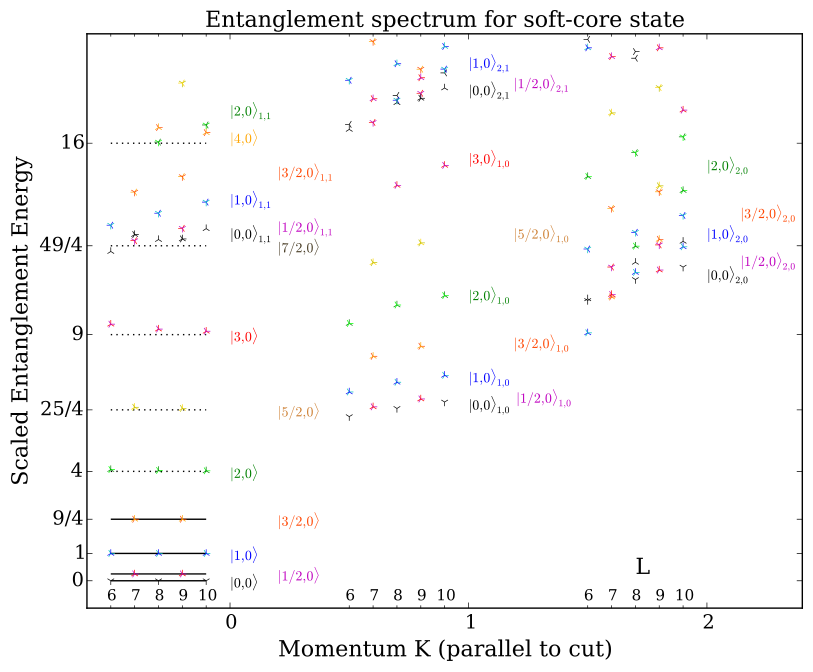

This chart was generated by the following Python code:
# coding: utf-8
from __future__ import division
#import matplotlib
#matplotlib.use('PDF')
from matplotlib.backends.backend_pdf import PdfPages
from DataAnalysis import data
from DataAnalysis import PEPS_plots as pp
import numpy as np
from matplotlib import pyplot as plt
from PEPS import IO_helper as IO
from PEPS import spectra_analyzer as spec
from PEPS.CylinderPEPS import run
from matplotlib.offsetbox import AnchoredOffsetbox, TextArea, DrawingArea, HPacker

from matplotlib import rcParams, ticker
plot_params = {'axes.labelsize': 14,   # 8
               'title.fontsize': 14,   # 8
               'legend.fontsize': 14,  # 8
               'font.size': 14,        # 8
               'xtick.labelsize': 14,  # 8
               'ytick.labelsize': 14,  # 8
               'lines.markersize': 16, # 8
               'savefig.bbox': 'tight',   # tight
               'savefig.pad_inches': 0.1, # 0.1
               # 'text.usetex': True,
               'font.family': 'serif',
               #'text.latex.preamble' : [r'\usepackage{amsmath}'],
               'figure.figsize': (10, 7)}  # (3.5, 2.5) default
rcParams.update(plot_params)
i=10
stri = str(i)
IO.go_to_data_parent('interpolatedboson/a'+stri)
IO.add_to_path()
state = IO.get_state()
Ls = range(6, 11, 1)
L_min, L_max = min(Ls), max(Ls)
shift_func = lambda L: 0.4*(L-L_max-1)/(L_max - L_min)
#shift_func = lambda L: 0

params = IO.Params.kw('LKN', L=Ls, K=[0], N=[0])
for p in params:
    run.create_edge_spectrum(state, p, overwrite=False)

spectrum = pp.load_edge_spectrum(state, Ls)
spectrum = pp.shift_boson_number(spectrum)

spectrum.add_as_prop(pp.energy, val='val')
data_name = 'energy'

pp.shift_and_scale(spectrum, scale=1) #just shift
data_name = 'E'
all_points = list(spectrum.points())

for point in all_points:
    if not point['L']%2:
        point['shifted_E'] = point['E']
    else:
        point['shifted_E'] = 2*point['E']+1/4
data_name = 'shifted_E'
spec_points = spectrum.collect(['K', 'N', 'band'], 'L', data_name)

spec_points.plot_toolbox = data.SpectraPlotTools()
spec_points.plot_toolbox.markers = ['1', '2', '3', '4']
#spec_points.plot_toolbox.markers
spec_points.update_plot_args(title='Edge Spectrum', xlabel='K', ylabel='Energy',
                                  xlim=[-0.6, 2.4], ylim=[-1, 20])
#even_colors = ['k', 'b', 'g', 'r', 'gold', 'orange', 'orangered', 'y','m', 'lime', 'c']    
color_pairs = [('k', 'k'), ('b', 'c'),('g', 'lime'),('r', 'm'),('orange', 'orangered'),('gold', 'y')] 
colors = [c for cp in color_pairs for c in cp]
def color_func(N):
    x=0
    if N<0:
        x=1
    if N%2==0: 
        return abs(N)+x
    else: #
        return abs(N)+1+4+x
        # return 11-abs(N)+x
spec_points.plot_toolbox.colors = colors
spec_points.plot_toolbox.color_func = color_func
fig, spec_ax = spec_points.plot_toolbox.spec_plot(spec_points, data_name,
                                                 shift_func=shift_func)
if i!=10 and i!=0:
    plt.title('Entanglement Spectrum for b=0.'+stri, fontsize=14)
elif i==10:
    plt.title('Entanglement Spectrum for soft-core FBI', fontsize=14)
elif i==0:
    plt.title('Entanglement Spectrum for hard-core FBI', fontsize=14)
plt.ylabel('Energy', fontsize=14)
ax = plt.gca()
Ks = range(0, 3)
ax.set_xticks(Ks)
ax.set_xticks([K+shift_func(L) for K in Ks for L in Ls], minor=True)
ax.set_xticklabels([L for K in Ks for L in Ls], minor=True, fontsize=11)
ax.xaxis.set_tick_params(which='minor', direction='in', pad=-14)
ax.set_yticks([0, 1, 9/4, 4, 25/4, 9, 49/4, 16])
ax.set_yticklabels(['0', '1', '9/4', '4', '25/4', '9', '49/4', '16'])
ax.legend().set_visible(False)
print 'hi'
plt.draw()
hlin1=plt.hlines([0, 1/4, 1, 9/4], shift_func(L_min), shift_func(L_max), colors='k', linestyles='-')
hlin2=plt.hlines([4, 25/4, 9, 49/4, 16], shift_func(L_min), shift_func(L_max), colors='k', linestyles='dotted')
color_pairs = [('k', 'k'), ('b', 'c'),('g', 'lime'),('r', 'm'),('orange', 'orangered'),('gold', 'y')]
texts = []
text = plt.text(0,0,'$|0, 0\\rangle$', fontsize=10, color='k') 
text.remove()
plt.draw()
def pop_text():
    texts[-1].remove()
    plt.draw()
text = plt.text(0,0-0.25,'$|0, 0\\rangle$', fontsize=10, color='k')
texts.append(text)
text = plt.text(0.3,0.25-0.25,'$|1/2, 0\\rangle$', fontsize=10, color='m')
texts.append(text)
pop_text()
text = plt.text(0.2,0.25-0.25,'$|1/2, 0\\rangle$', fontsize=10, color='m')
texts.append(text)
text = plt.text(0,1-0.25,'$|1/2, 0\\rangle$', fontsize=10, color='b')
texts.append(text)
pop_text()
text = plt.text(0,1-0.25,'$|1, 0\\rangle$', fontsize=10, color='b')
texts.append(text)
text = plt.text(0.2, 9/4-0.25,'$|3/2, 0\\rangle$', fontsize=10, color='orangered')
texts.append(text)
text = plt.text(0,4-0.25,'$|2, 0\\rangle$', fontsize=10, color='g')
texts.append(text)
text = plt.text(0.2, 25/4-0.25,'$|5/2, 0\\rangle$', fontsize=10, color='yellow')
texts.append(text)
pop_text()
text = plt.text(0.2, 25/4-0.25,'$|5/2, 0\\rangle$', fontsize=10, color='gold')
texts.append(text)
pop_text()
text = plt.text(0.2, 25/4-0.25,'$|5/2, 0\\rangle$', fontsize=10, color='#FBB117')
texts.append(text)
pop_text()
text = plt.text(0.2, 25/4-0.25,'$|5/2, 0\\rangle$', fontsize=10, color='#CD7F32')
texts.append(text)
text = plt.text(0,9-0.25,'$|3, 0\\rangle$', fontsize=10, color='r')
texts.append(text)
text = plt.text(0.2, 49/4-0.25,'$|7/2, 0\\rangle$', fontsize=10, color='#493D26')
texts.append(text)
text = plt.text(0, 50/4-0.25,'$|0, 0\\rangle_{1, 1}$', fontsize=10, color='k')
texts.append(text)
pop_text()
text = plt.text(0, 51/4-0.25,'$|0, 0\\rangle_{1, 1}$', fontsize=10, color='k')
texts.append(text)
text = plt.text(0, 53/4-0.25,'$|1/2, 0\\rangle_{1, 1}$', fontsize=10, color='m')
texts.append(text)
pop_text()
text = plt.text(0.2, 53/4-0.25,'$|1/2, 0\\rangle_{1, 1}$', fontsize=10, color='m')
texts.append(text)
pop_text()
text = plt.text(0.2, 52/4-0.25,'$|1/2, 0\\rangle_{1, 1}$', fontsize=10, color='m')
texts.append(text)
text = plt.text(0, 57/4-0.25,'$|1, 0\\rangle_{1, 1}$', fontsize=10, color='b')
texts.append(text)
pop_text()
text = plt.text(0, 56/4-0.25,'$|1, 0\\rangle_{1, 1}$', fontsize=10, color='b')
texts.append(text)
text = plt.text(0.2, 60/4-0.25,'$|3/2, 0\\rangle_{1, 1}$', fontsize=10, color='orangered')
texts.append(text)
text = plt.text(0, 65/4-0.25,'$|4, 0\\rangle$', fontsize=10, color='orange')
texts.append(text)
text = plt.text(0, 70/4-0.25,'$|2, 0\\rangle$_{1, 1}', fontsize=10, color='green')
texts.append(text)
pop_text()
text = plt.text(0, 69/4-0.25,'$|2, 0\\rangle_{1, 1}$', fontsize=10, color='green')
texts.append(text)
text = plt.text(1,26/4-0.25,'$|0, 0\\rangle_{1, 0}$', fontsize=10, color='k')
texts.append(text)
text = plt.text(1.2 ,27/4-0.25,'$|1/2, 0\\rangle_{1, 0}$', fontsize=10, color='m')
texts.append(text)
text = plt.text(1,1+26/4-0.25,'$|1, 0\\rangle_{1, 0}$', fontsize=10, color='b')
texts.append(text)
text = plt.text(1.19,9/4+26/4-0.25,'$|3/2, 0\\rangle_{1, 0}$', fontsize=10, color='orangered')
texts.append(text)
text = plt.text(1,4+26/4-0.25,'$|2, 0\\rangle_{1, 0}$', fontsize=10, color='green')
texts.append(text)
text = plt.text(1.19,25/4+26/4-0.25,'$|5/2, 0\\rangle_{1, 0}$', fontsize=10, color='#CD7F32')
texts.append(text)
text = plt.text(1,9+26/4-0.25,'$|3, 0\\rangle_{1, 0}$', fontsize=10, color='r')
texts.append(text)
text = plt.text(1,11.5+26/4-0.25,'$|0, 0\\rangle_{2, 1}$', fontsize=10, color='k')
texts.append(text)
text = plt.text(1.19,11.5+1/4+26/4-0.25,'$|1/2, 0\\rangle_{2, 1}$', fontsize=10, color='m')
texts.append(text)
text = plt.text(1,11.5+1+26/4-0.25,'$|1, 0\\rangle_{2, 1}$', fontsize=10, color='b')
texts.append(text)
text = plt.text(1,11-0.25,'$|0, 0\\rangle_{2, 0}$', fontsize=10, color='k')
texts.append(text)
pop_text()
text = plt.text(2,11.25-0.25,'$|0, 0\\rangle_{2, 0}$', fontsize=10, color='k')
texts.append(text)
text = plt.text(2.2,1/4+11.25-0.25,'$|1/2, 0\\rangle_{2, 0}$', fontsize=10, color='m')
texts.append(text)
pop_text()
text = plt.text(2.18,2/4+11.25-0.25,'$|1/2, 0\\rangle_{2, 0}$', fontsize=10, color='m')
texts.append(text)
pop_text()
text = plt.text(2.16,2/4+11.25-0.25,'$|1/2, 0\\rangle_{2, 0}$', fontsize=10, color='m')
texts.append(text)
pop_text()
text = plt.text(2.15,2/4+11.25-0.25,'$|1/2, 0\\rangle_{2, 0}$', fontsize=10, color='m')
texts.append(text)
pop_text()
text = plt.text(2.14,2/4+11.25-0.25,'$|1/2, 0\\rangle_{2, 0}$', fontsize=10, color='m')
texts.append(text)
text = plt.text(2,1+2/4+11.25-0.25,'$|1, 0\\rangle_{2, 0}$', fontsize=10, color='g')
texts.append(text)
pop_text()
text = plt.text(2,1+2/4+11.25-0.25,'$|1, 0\\rangle_{2, 0}$', fontsize=10, color='b')
texts.append(text)
text = plt.text(2.14,1+3/4+2/4+11.25-0.25,'$|1, 0\\rangle_{3/2, 0}$', fontsize=10, color='orangered')
texts.append(text)
pop_text()
text = plt.text(2.14,1+3/4+2/4+11.25-0.25,'$|3/2, 0\\rangle_{2, 0}$', fontsize=10, color='orangered')
texts.append(text)
text = plt.text(2,4+11.25-0.25,'$|2, 0\\rangle_{2, 0}$', fontsize=10, color='g')
texts.append(text)
plt.title('Entanglement spectrum for soft-core state', fontsize=16)
plt.xlabel('Scaled Entanglement Energy', fontsize=16)
plt.ylabel('Scaled Entanglement Energy', fontsize=16)
plt.xlabel('Momentum K parallel to cut', fontsize=16)
plt.xlabel('Momentum K (parallel to cut)', fontsize=16)
#plt.text(1.75, 1, 'Circumference L', fontsize=16)
#_.remove()
plt.draw()
text = plt.text(1.7, 1, 'L', fontsize=16)
text.set_y(0.25)
plt.draw()
plt.show()
plt.tight_layout()
